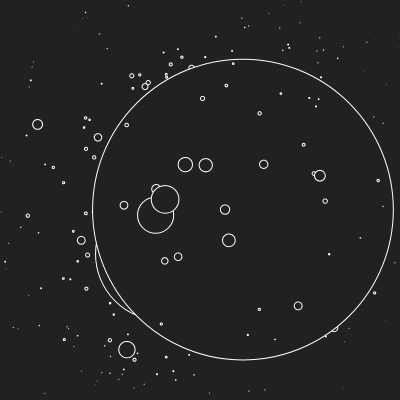
Frame 1 (no input)
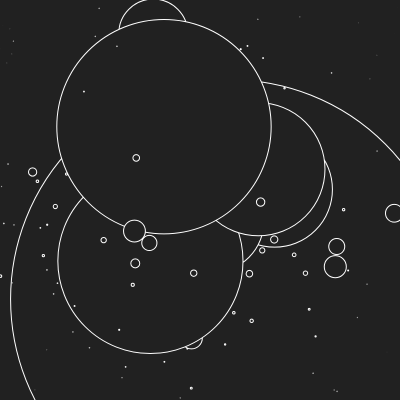
Frame 2 (the mouse pressed at the canvas centre, redrawn once)

The p5.js sketch that drew these frames (run headless with seeded random() and noise() and a simulated clock; the mouse was pressed at the canvas centre and the sketch redrawn once):

// p5.js sketch
// ── sketch.js
//https://github.com/Volorf/Processing-Posters

let itter = 10000;
let offset = 0;

function setup() {
  pixelDensity(2);
  createCanvas(400, 400);
  noLoop();
}

function draw() {
  background(33);
  stroke("f5");
  fill(33);
  for (let i = 0; i < itter; i++) {
    let x = random(offset, width - offset);
    let y = random(offset, height - offset);
    let d = dist(width / 2, height / 2, x, y);
    let decay = exp(-pow(d / 100, 2)) / sin(d);
    ellipse(x, y, decay * 10);
  }
}
